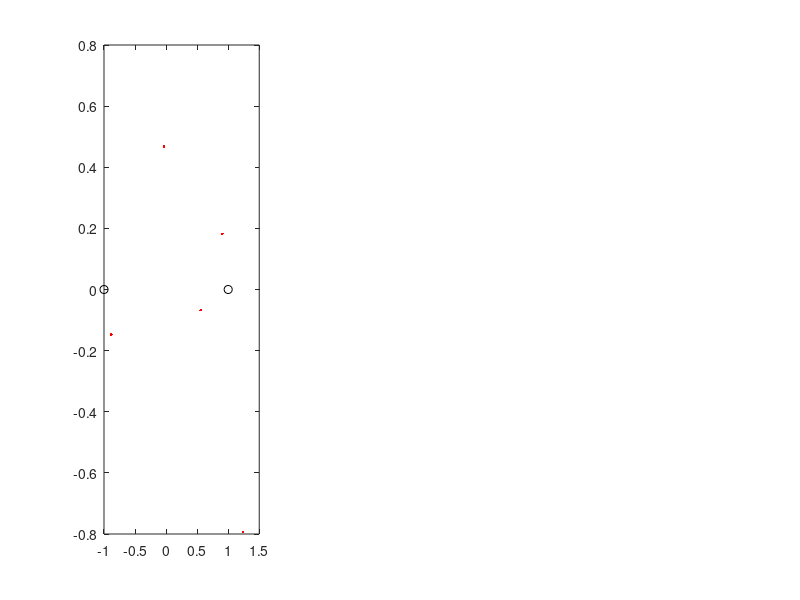

Source code (MATLAB): (Note: this script raises an error after producing the figure.)

clc; clear; close all;

N = input('Enter number of symbols: ');
snr = input('Enter SNR: ');

b = randi([0 1],N,1);
q = randi([0 3],N,1);
m = randi([0 15],N,1);

x = pskmod(b,2);
y = pskmod(q,4,pi/4);
z = qammod(m,16);

x = awgn(x,snr,'measured');
y = awgn(y,snr,'measured');
z = awgn(z,snr,'measured');

subplot(1,3,1);
plot(real(x),imag(x),'r.');
hold on;
plot([-1 1],[0 0],'ko');
xline(0);
title('BPSK'); grid on; axis square;

subplot(1,3,2);
plot(real(y),imag(y),'b.');
hold on;
xline(0); yline(0);
title('QPSK'); grid on; axis square;

subplot(1,3,3);
plot(real(z),imag(z),'m.');
hold on;
xline([-2 0 2]); yline([-2 0 2]);
title('16-QAM'); grid on; axis square;
